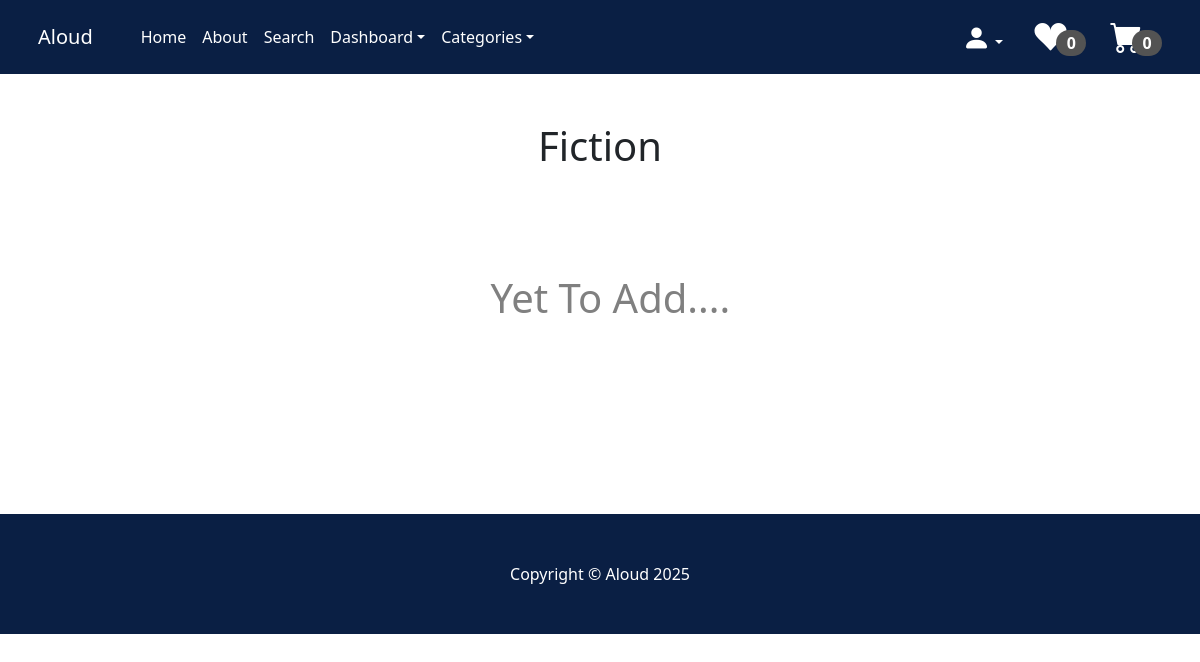
/category_dash/Fiction/ (signed in), run on an earlier commit of the app's database.
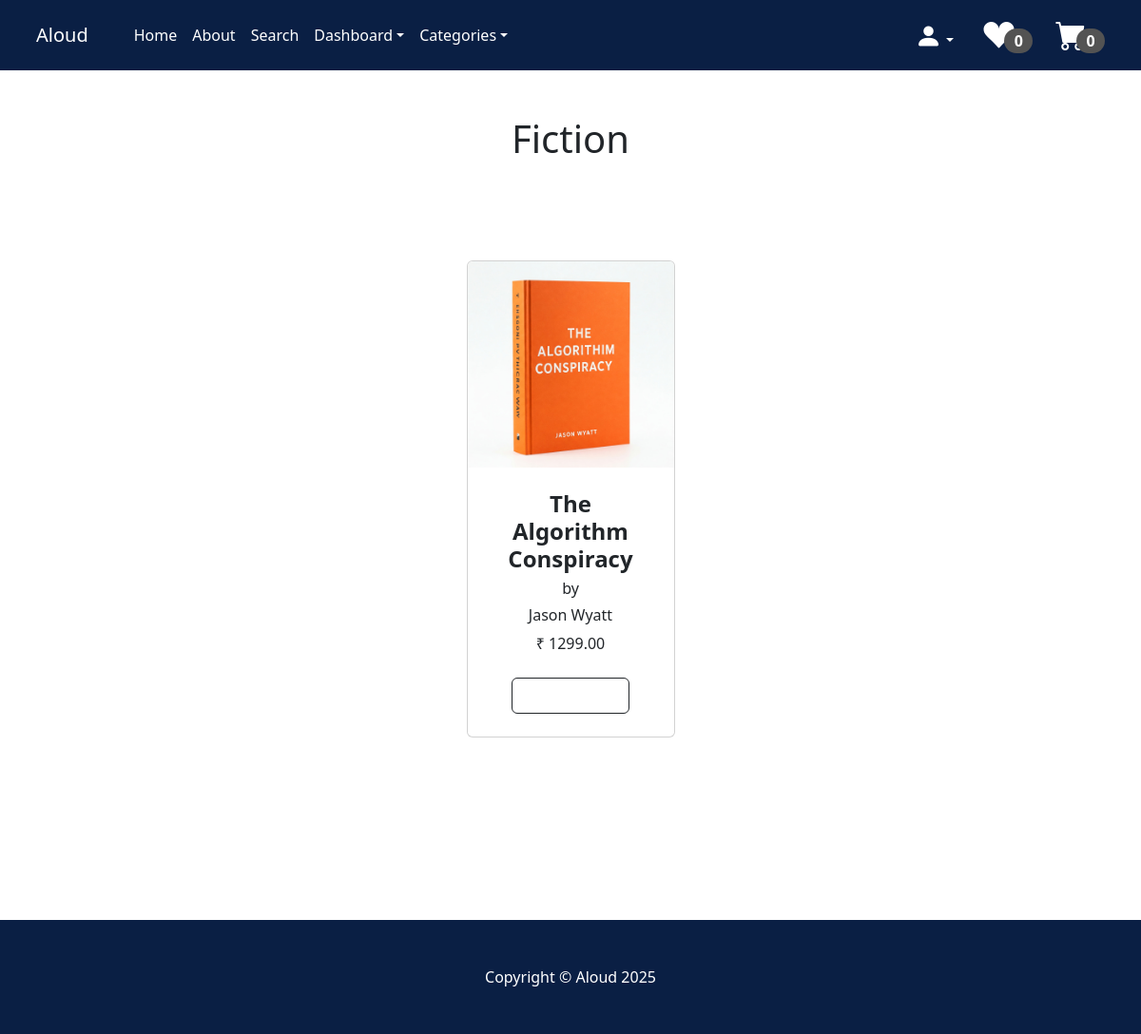
And on a later commit of the database.
### store/models.py (models this page shows, shortened)
class Product(models.Model):
    book_id = models.CharField(max_length=10)
    name = models.CharField(max_length=50)
    author = models.CharField(max_length=50)
    price = models.DecimalField(default=0, decimal_places=2, max_digits=9)
    category = models.ForeignKey(Category, on_delete=models.CASCADE, default=1)
    stock = models.PositiveIntegerField(null=False, blank=False, default=0)
    description = models.TextField(max_length=1000, default='', blank=True, null=True)
    image = models.ImageField(upload_to='uploads/product')
    is_sale = models.BooleanField(default=False)
    sale_price = models.DecimalField(default=0, decimal_places=2, max_digits=9)

### store/views.py (the view)
# urls.py: path('category_dash/<str:cat>/', views.category_dash, name='category_dash'),        #To view all the books in each categories in the dashboard
def category_dash(request, cat):
    if request.user.is_authenticated and request.user.is_superuser:
        cat = cat.replace('_', ' ')
        category = Category.objects.get(name=cat)
        products = Product.objects.filter(category=category)
        return render(request, 'category_dash.html', {'products':products, 'category': category})
    else:
        messages.success(request, 'Access denied to this page')
        return redirect('home')

### cart/cart.py (called while the page is built)
    def __len__(self):
        return sum(self.cart.values())

### cart/context_processors.py (called while the page is built)
def cart(request):
    return{'cart':Cart(request)}

### store/context_processors.py (called while the page is built)
def categories_processor(request):
    return {
        'categories': Category.objects.all()
    }

### store/models.py (called while the page is built)
    def __str__(self):
        return self.name

### wishlist/context_processors.py (called while the page is built)
def wishlist(request):
    wishlist = Wishlist(request)
    return {
        'wishlist': wishlist.wishlist  # or just 'wishlist': wishlist to use its methods
    }

### store/templates/category_dash.html
{% extends 'base.html' %}
{% block content %}
    <div class="container">
        <div class="row">
            <center>
                <div class="col-12">
<br/><br/>
          <h1>{{category}}</h1>
    <section class="py-5">
      <div class="container px-4 px-lg-5 mt-5">
        <div
          class="row gx-4 gx-lg-5 row-cols-2 row-cols-md-3 row-cols-xl-4 justify-content-center"
        >
          {% if products %}
          {% for product in products %}
          {% if product.is_sale %}
          <div class="col mb-5">
            <div class="card h-100">
                 <div class="badge bg-dark text-white position-absolute" style="top: 0,5 rem; right: 0.5 rem; margin-top: 3px; margin-left: 3px;">Sale</div>
              <img class="card-img-top" src="{{product.image.url}}" alt="..." />
              <div class="card-body p-4">
                <div class="text-center">
                  <h4 class="fw-bolder">{{product.name}}</h4>
                  <h6>by</h6>
                  <h6 class="bold">{{product.author}}</h6>
                   <strike>
                  ₹ {{product.price}}
                  </strike>&nbsp;
                   ₹ {{product.sale_price}}
                </div>
              </div>
              <div class="card-footer p-4 pt-0 border-top-0 bg-transparent">
                <div class="text-center">
                  <a class="btn btn-outline-dark mt-auto" href="{% url 'product' product.id %}"
                    >View Product</a
                  >
                </div>
              </div>
            </div>
          </div>
          {% else %}
          <div class="col mb-5">
            <div class="card h-100">
              <img class="card-img-top" src="{{product.image.url}}" alt="..." />
              <div class="card-body p-4">
                <div class="text-center">
                  <h4 class="fw-bolder">{{product.name}}</h4>
                  <h6>by</h6>
                  <h6 class="bold">{{product.author}}</h6>
                  ₹ {{product.price}}
                </div>
              </div>
              <div class="card-footer p-4 pt-0 border-top-0 bg-transparent">
                <div class="text-center">
                  <a class="btn btn-outline-dark mt-auto" href="{% url 'product' product.id %}"
                    >View Product</a
                  >
                </div>
              </div>
            </div>
          </div>
          {% endif %}
          {% endfor %}
          {% else %}
          <br/><br/><br/><br/>
        <h1 style="text-align: center; color: gray; white-space: nowrap;">Yet To Add....</h1>
        {% endif %}
        </div>
        <br/><br/><br/><br/>
      </div>
    </section>
    </div>
            </center>
        </div>
    </div>
    {% endblock %}

What changed in the data, as far as the page shows it:
added Product: image (picture), name "The Algorithm Conspiracy", author "Jason Wyatt", price "1299.00"
Also different on the page:
text no longer shown: "Yet To Add...."
